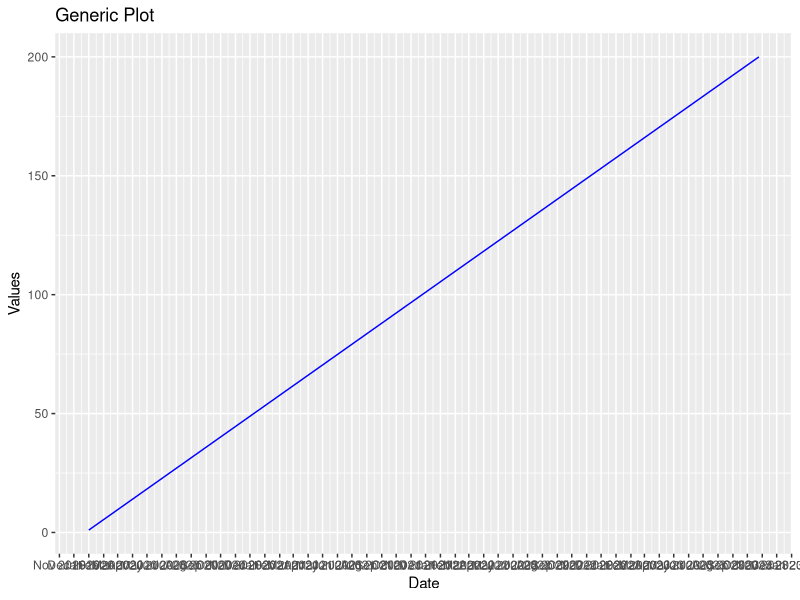
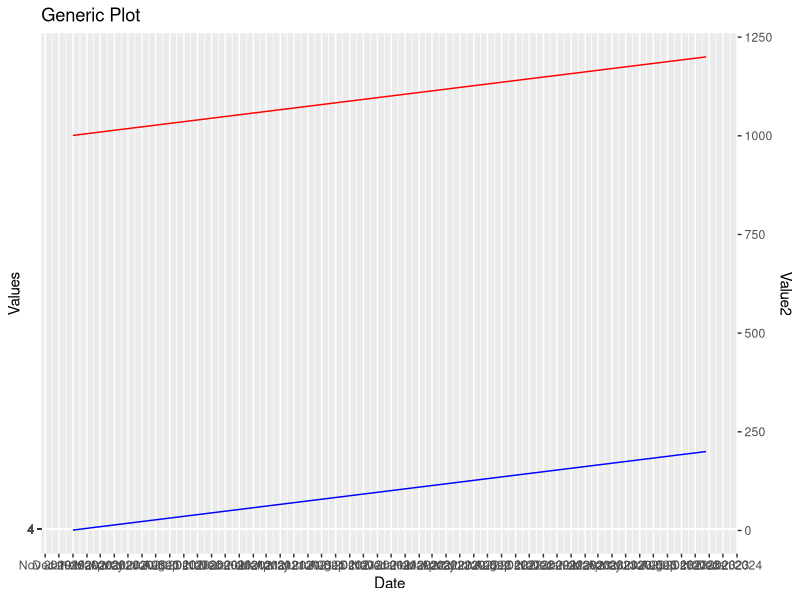

Source code (R) for these figures, in order:
library(ggplot2)
library(dplyr)
library(lubridate)

generic_plot <- function(data, x_col, y_col1, y_col2 = NULL) {
  data <- data %>%
    mutate(Quarter = quarter(!!sym(x_col)),
           Month = month(!!sym(x_col)))

  gg <- ggplot(data, aes(x = !!sym(x_col))) +
    labs(title = "Generic Plot",
         x = x_col,
         y = "Values")

  if (is.null(y_col2)) {
    gg <- gg +
      geom_line(aes(y = !!sym(y_col1)), color = "blue") +
      scale_x_date(date_breaks = "1 month", date_labels = "%b %Y")
  } else {
    gg <- gg +
      geom_line(aes(y = !!sym(y_col1)), color = "blue") +
      geom_line(aes(y = !!sym(y_col2)), color = "red") +
      scale_x_date(date_breaks = "1 month", date_labels = "%b %Y") +
      scale_y_continuous(
        sec.axis = sec_axis(trans = ~ ., name = y_col2),
        breaks = data$Quarter[data$Month == 12]
      )
  }

  return(gg)
}

# Sample dataframe
df <- data.frame(
  Date = seq.Date(from = as.Date("2020-01-01"), by = "week", length.out = 200),
  Value1 = seq(1,200,1),
  Value2 = seq(1001,1200,1)
)

# Call the generic plotting function with one column
plot1 <- generic_plot(df, x_col = "Date", y_col1 = "Value1")
print(plot1)

# Call the generic plotting function with two columns
plot2 <- generic_plot(df, x_col = "Date", y_col1 = "Value1", y_col2 = "Value2")
print(plot2)
